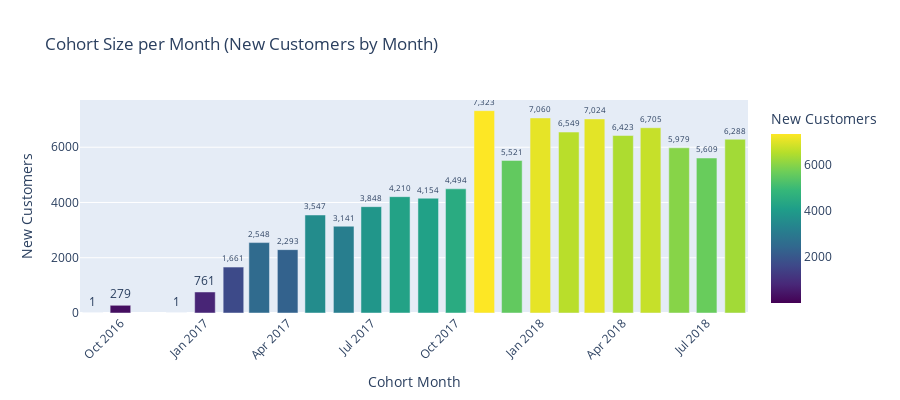

Here is the notebook cell this chart was saved with:
### Markdown cell above
## 4. COHORT OVERVIEW

### Code cell
if len(df_cohort) > 0:

    import os
    
    figures_dir = "presentation/figures"
    os.makedirs(figures_dir, exist_ok=True)
    print(f"Directory created/verified: {figures_dir}")
    
    df_cohort_m0 = df_cohort[df_cohort['months_since_first_purchase'] == 0]
    
    if len(df_cohort_m0) > 0:
        total_cohorts = df_cohort_m0.shape[0]
        total_customers = df_cohort_m0['cohort_size'].sum()
        avg_cohort_size = df_cohort_m0['cohort_size'].mean()
        
        print("COHORT OVERVIEW:")
        print("="*60)
        print(f"Total unique cohorts: {total_cohorts}")
        print(f"Total customers: {total_customers:,}")
        print(f"Analysis period: {df_cohort['cohort_month'].min()} to {df_cohort['cohort_month'].max()}")
        print(f"Average cohort size: {avg_cohort_size:.0f} customers")
        
        fig = px.bar(
            df_cohort_m0.sort_values('cohort_month'),
            x='cohort_month',
            y='cohort_size',
            title='Cohort Size per Month (New Customers by Month)',
            labels={'cohort_month': 'Cohort Month', 'cohort_size': 'New Customers'},
            text='cohort_size',
            color='cohort_size',
            color_continuous_scale='Viridis'
        )
        
        fig.update_traces(texttemplate='%{text:,}', textposition='outside')
        fig.update_layout(xaxis_tickangle=-45, showlegend=False, height=400)
        fig.show()
        
        fig.write_image("presentation/figures/cohort_size_monthly.png", scale=2)
        print("Saved: presentation/figures/cohort_size_monthly.png")
        
else:
    print("WARNING: Empty DataFrame.")

### Figure 1 — Plotly figure (JSON) as saved in the notebook; plotly's stock layout.template omitted (floating-point values rounded to 4 significant figures)
{"data": [{"hovertemplate": "Cohort Month=%{x}<br>New Customers=%{marker.color}<extra></extra>", "legendgroup": "", "marker": {"color": [1, 279, 1, 761, 1661, 2548, 2293, 3547, 3141, 3848, 4210, 4154, 4494, 7323, 5521, 7060, 6549, 7024, 6423, 6705, 5979, 5609, 6288], "coloraxis": "coloraxis", "pattern": {"shape": ""}}, "name": "", "orientation": "v", "showlegend": false, "text": [1.0, 279.0, 1.0, 761.0, 1661.0, 2548.0, 2293.0, 3547.0, 3141.0, 3848.0, 4210.0, 4154.0, 4494.0, 7323.0, 5521.0, 7060.0, 6549.0, 7024.0, 6423.0, 6705.0, 5979.0, 5609.0, 6288.0], "textposition": "outside", "texttemplate": "%{text:,}", "type": "bar", "x": ["2016-09", "2016-10", "2016-12", "2017-01", "2017-02", "2017-03", "2017-04", "2017-05", "2017-06", "2017-07", "2017-08", "2017-09", "2017-10", "2017-11", "2017-12", "2018-01", "2018-02", "2018-03", "2018-04", "2018-05", "2018-06", "2018-07", "2018-08"], "xaxis": "x", "y": [1, 279, 1, 761, 1661, 2548, 2293, 3547, 3141, 3848, 4210, 4154, 4494, 7323, 5521, 7060, 6549, 7024, 6423, 6705, 5979, 5609, 6288], "yaxis": "y"}], "layout": {"barmode": "relative", "coloraxis": {"colorbar": {"title": {"text": "New Customers"}}, "colorscale": [[0, "#440154"], [0.1111, "#482878"], [0.2222, "#3e4989"], [0.3333, "#31688e"], [0.4444, "#26828e"], [0.5556, "#1f9e89"], [0.6667, "#35b779"], [0.7778, "#6ece58"], [0.8889, "#b5de2b"], [1, "#fde725"]]}, "height": 400, "legend": {"tracegroupgap": 0}, "showlegend": false, "title": {"text": "Cohort Size per Month (New Customers by Month)"}, "xaxis": {"anchor": "y", "domain": [0, 1], "tickangle": -45, "title": {"text": "Cohort Month"}}, "yaxis": {"anchor": "x", "domain": [0, 1], "title": {"text": "New Customers"}}}}
